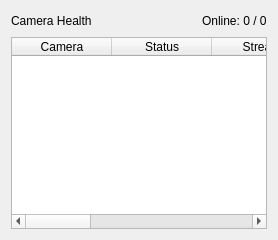
          <widget class="QFrame" name="frame_camera_health">
           <property name="frameShape">
            <enum>QFrame::NoFrame</enum>
           </property>
           <layout class="QVBoxLayout" name="verticalLayout_4">
            <item>
             <layout class="QHBoxLayout" name="layout_health_header">
              <item>
               <widget class="QLabel" name="lbl_camera_health_title">
                <property name="text">
                 <string>Camera Health</string>
                </property>
               </widget>
              </item>
              <item>
               <spacer>
                <property name="orientation">
                 <enum>Qt::Horizontal</enum>
                </property>
                <property name="sizeHint" stdset="0">
                 <size>
                  <width>20</width>
                  <height>20</height>
                 </size>
                </property>
               </spacer>
              </item>
              <item>
               <widget class="QLabel" name="lbl_online_camera_count">
                <property name="text">
                 <string>Online: 0 / 0</string>
                </property>
               </widget>
              </item>
             </layout>
            </item>
            <item>
             <widget class="QTableWidget" name="table_camera_health">
              <property name="editTriggers">
               <set>QAbstractItemView::NoEditTriggers</set>
              </property>
              <property name="alternatingRowColors">
               <bool>true</bool>
              </property>
              <property name="selectionBehavior">
               <enum>QAbstractItemView::SelectRows</enum>
              </property>
              <property name="showGrid">
               <bool>false</bool>
              </property>
              <property name="sortingEnabled">
               <bool>true</bool>
              </property>
              <column>
               <property name="text">
                <string>Camera</string>
               </property>
              </column>
              <column>
               <property name="text">
                <string>Status</string>
               </property>
              </column>
              <column>
               <property name="text">
                <string>Stream</string>
               </property>
              </column>
              <column>
               <property name="text">
                <string>AI</string>
               </property>
              </column>
              <column>
               <property name="text">
                <string>REC</string>
               </property>
              </column>
              <column>
               <property name="text">
                <string>FPS</string>
               </property>
              </column>
              <column>
               <property name="text">
                <string>Heartbeat</string>
               </property>
              </column>
             </widget>
            </item>
           </layout>
          </widget>
